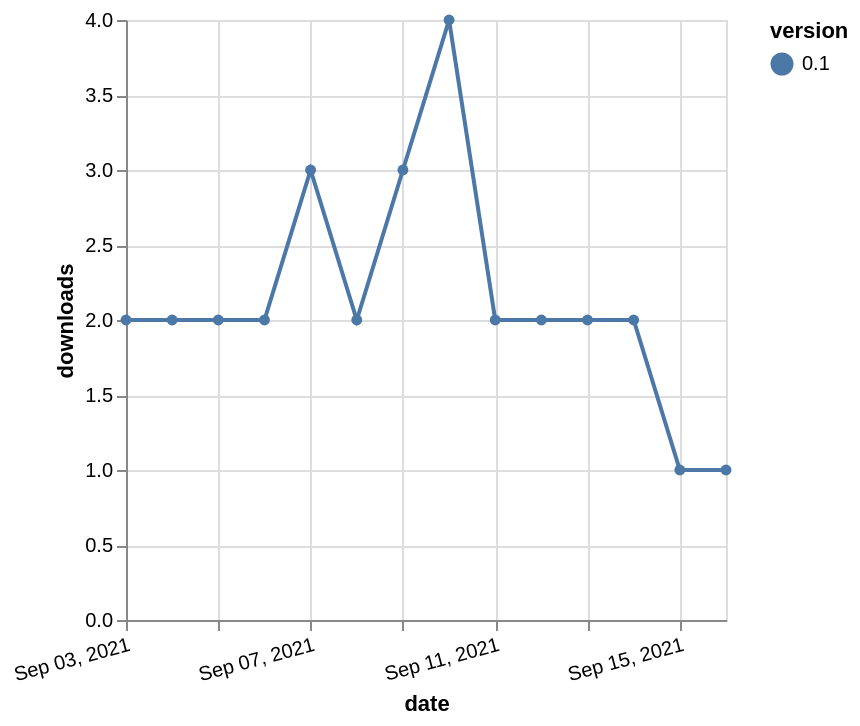

Write a Vega-Lite specification for this figure.
### Vega-Lite specification from a JSON file in a GitHub repository (floating-point values rounded to 4 significant figures)
{"$schema": "https://vega.github.io/schema/vega-lite/v5.json", "description": "A simple bar chart with embedded data.", "data": {"values": [{"date": "2021-09-03", "total": 2577, "delta": 2, "version": "0.1"}, {"date": "2021-09-04", "total": 2579, "delta": 2, "version": "0.1"}, {"date": "2021-09-05", "total": 2581, "delta": 2, "version": "0.1"}, {"date": "2021-09-06", "total": 2583, "delta": 2, "version": "0.1"}, {"date": "2021-09-07", "total": 2586, "delta": 3, "version": "0.1"}, {"date": "2021-09-08", "total": 2588, "delta": 2, "version": "0.1"}, {"date": "2021-09-09", "total": 2591, "delta": 3, "version": "0.1"}, {"date": "2021-09-10", "total": 2595, "delta": 4, "version": "0.1"}, {"date": "2021-09-11", "total": 2597, "delta": 2, "version": "0.1"}, {"date": "2021-09-12", "total": 2599, "delta": 2, "version": "0.1"}, {"date": "2021-09-13", "total": 2601, "delta": 2, "version": "0.1"}, {"date": "2021-09-14", "total": 2603, "delta": 2, "version": "0.1"}, {"date": "2021-09-15", "total": 2604, "delta": 1, "version": "0.1"}, {"date": "2021-09-16", "total": 2605, "delta": 1, "version": "0.1"}]}, "width": "container", "mark": {"type": "line", "point": {"filled": true}}, "encoding": {"x": {"field": "date", "type": "temporal", "timeUnit": "yearmonthdate", "title": "date", "axis": {"labelAngle": -15}}, "y": {"field": "delta", "type": "quantitative", "title": "downloads"}, "color": {"field": "version", "type": "nominal"}, "tooltip": {"field": "delta"}}}
